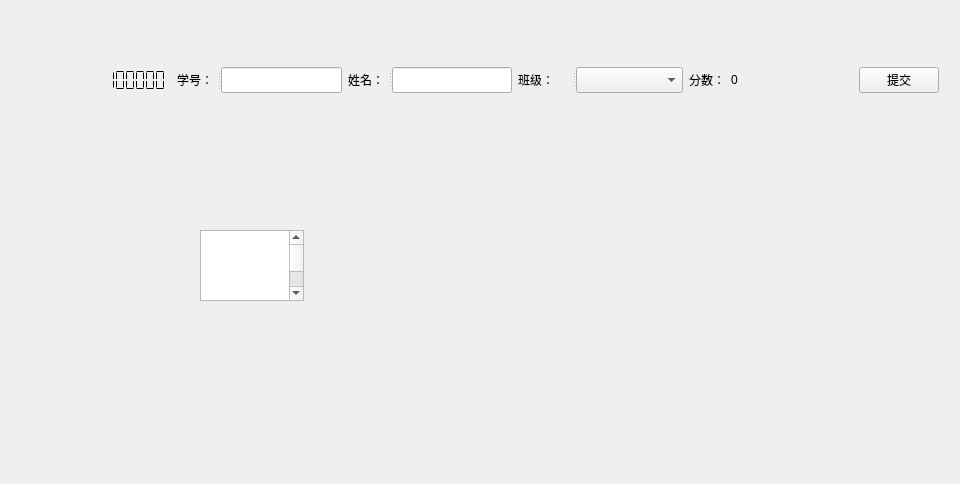
<?xml version="1.0" encoding="UTF-8"?>
<ui version="4.0">
 <class>ViewPaper</class>
 <widget class="QWidget" name="ViewPaper">
  <property name="geometry">
   <rect>
    <x>0</x>
    <y>0</y>
    <width>960</width>
    <height>484</height>
   </rect>
  </property>
  <property name="windowTitle">
   <string>学生试卷</string>
  </property>
  <widget class="QWidget" name="verticalLayoutWidget">
   <property name="geometry">
    <rect>
     <x>80</x>
     <y>60</y>
     <width>859</width>
     <height>41</height>
    </rect>
   </property>
   <layout class="QVBoxLayout" name="verticalLayout" stretch="99">
    <item>
     <layout class="QHBoxLayout" name="horizontalLayout_3">
      <item>
       <layout class="QHBoxLayout" name="horizontalLayout">
        <item>
         <widget class="QLCDNumber" name="lcdNumber">
          <property name="sizePolicy">
           <sizepolicy hsizetype="Fixed" vsizetype="Preferred">
            <horstretch>0</horstretch>
            <verstretch>0</verstretch>
           </sizepolicy>
          </property>
          <property name="sizeIncrement">
           <size>
            <width>0</width>
            <height>0</height>
           </size>
          </property>
          <property name="baseSize">
           <size>
            <width>0</width>
            <height>0</height>
           </size>
          </property>
          <property name="styleSheet">
           <string notr="true"/>
          </property>
          <property name="frameShape">
           <enum>QFrame::NoFrame</enum>
          </property>
          <property name="frameShadow">
           <enum>QFrame::Plain</enum>
          </property>
          <property name="lineWidth">
           <number>1</number>
          </property>
          <property name="smallDecimalPoint">
           <bool>false</bool>
          </property>
          <property name="digitCount">
           <number>8</number>
          </property>
          <property name="segmentStyle">
           <enum>QLCDNumber::Flat</enum>
          </property>
          <property name="intValue" stdset="0">
           <number>88888888</number>
          </property>
         </widget>
        </item>
        <item>
         <widget class="QSplitter" name="splitter_stuNo">
          <property name="orientation">
           <enum>Qt::Horizontal</enum>
          </property>
          <widget class="QLabel" name="label_stuNo">
           <property name="styleSheet">
            <string notr="true"/>
           </property>
           <property name="text">
            <string>学号：</string>
           </property>
          </widget>
          <widget class="QLineEdit" name="lineEdit_stuNo">
           <property name="sizePolicy">
            <sizepolicy hsizetype="Fixed" vsizetype="Fixed">
             <horstretch>0</horstretch>
             <verstretch>0</verstretch>
            </sizepolicy>
           </property>
           <property name="text">
            <string/>
           </property>
          </widget>
         </widget>
        </item>
        <item>
         <widget class="QSplitter" name="splitter_stuName">
          <property name="orientation">
           <enum>Qt::Horizontal</enum>
          </property>
          <widget class="QLabel" name="label_stuName">
           <property name="text">
            <string>姓名：</string>
           </property>
          </widget>
          <widget class="QLineEdit" name="lineEdit_stuName">
           <property name="sizePolicy">
            <sizepolicy hsizetype="Fixed" vsizetype="Fixed">
             <horstretch>0</horstretch>
             <verstretch>0</verstretch>
            </sizepolicy>
           </property>
           <property name="text">
            <string/>
           </property>
          </widget>
         </widget>
        </item>
        <item>
         <widget class="QSplitter" name="splitter_stuClass">
          <property name="orientation">
           <enum>Qt::Horizontal</enum>
          </property>
          <widget class="QLabel" name="label_stuClass">
           <property name="text">
            <string>班级：</string>
           </property>
          </widget>
          <widget class="QComboBox" name="classComboBox_stuClass">
           <property name="sizePolicy">
            <sizepolicy hsizetype="Expanding" vsizetype="Preferred">
             <horstretch>0</horstretch>
             <verstretch>0</verstretch>
            </sizepolicy>
           </property>
           <property name="sizeAdjustPolicy">
            <enum>QComboBox::AdjustToContents</enum>
           </property>
          </widget>
         </widget>
        </item>
        <item>
         <layout class="QHBoxLayout" name="horizontalLayout_5">
          <item>
           <layout class="QHBoxLayout" name="horizontalLayout_4">
            <item>
             <widget class="QLabel" name="label_nScore">
              <property name="sizePolicy">
               <sizepolicy hsizetype="Fixed" vsizetype="Preferred">
                <horstretch>0</horstretch>
                <verstretch>0</verstretch>
               </sizepolicy>
              </property>
              <property name="text">
               <string>分数：</string>
              </property>
             </widget>
            </item>
            <item>
             <widget class="QLabel" name="label_score">
              <property name="sizePolicy">
               <sizepolicy hsizetype="Fixed" vsizetype="Fixed">
                <horstretch>0</horstretch>
                <verstretch>0</verstretch>
               </sizepolicy>
              </property>
              <property name="text">
               <string>0</string>
              </property>
             </widget>
            </item>
            <item>
             <spacer name="horizontalSpacer">
              <property name="orientation">
               <enum>Qt::Horizontal</enum>
              </property>
              <property name="sizeHint" stdset="0">
               <size>
                <width>40</width>
                <height>20</height>
               </size>
              </property>
             </spacer>
            </item>
           </layout>
          </item>
         </layout>
        </item>
       </layout>
      </item>
      <item>
       <layout class="QHBoxLayout" name="horizontalLayout_2">
        <item>
         <widget class="QPushButton" name="pushButton_submit">
          <property name="text">
           <string>提交</string>
          </property>
         </widget>
        </item>
       </layout>
      </item>
     </layout>
    </item>
   </layout>
  </widget>
  <widget class="QPlainTextEdit" name="plainTextEdit">
   <property name="geometry">
    <rect>
     <x>200</x>
     <y>230</y>
     <width>104</width>
     <height>71</height>
    </rect>
   </property>
   <property name="plainText">
    <string>&lt;content&gt;&lt;/content&gt;





1.  lie
A. n.&amp;vi. 谎言; 说谎 v. 躺; 卧; 平放; 位于(lay, lain.
B. n. 蓝色 a.蓝色的；悲伤的，沮丧的
C. n. 骑自行车的人
D. n. 草药 答案

2.  appropriate
A. a. 有臭味的, 发出臭味的
B. a. 健康的, 适合的 v. （使）适合, 安装
C. ad.&amp;prep. 在……下面, 向……下面
D. a.恰当的

3.  mess
A. n. 冰岛
B. n. 宇宙飞船
C. n. 凌乱
D. n. 人群 vt. 拥挤, 群聚a reform．


-----答案-----

1)A   2)D   3)C </string>
   </property>
  </widget>
 </widget>
 <resources/>
 <connections/>
</ui>
